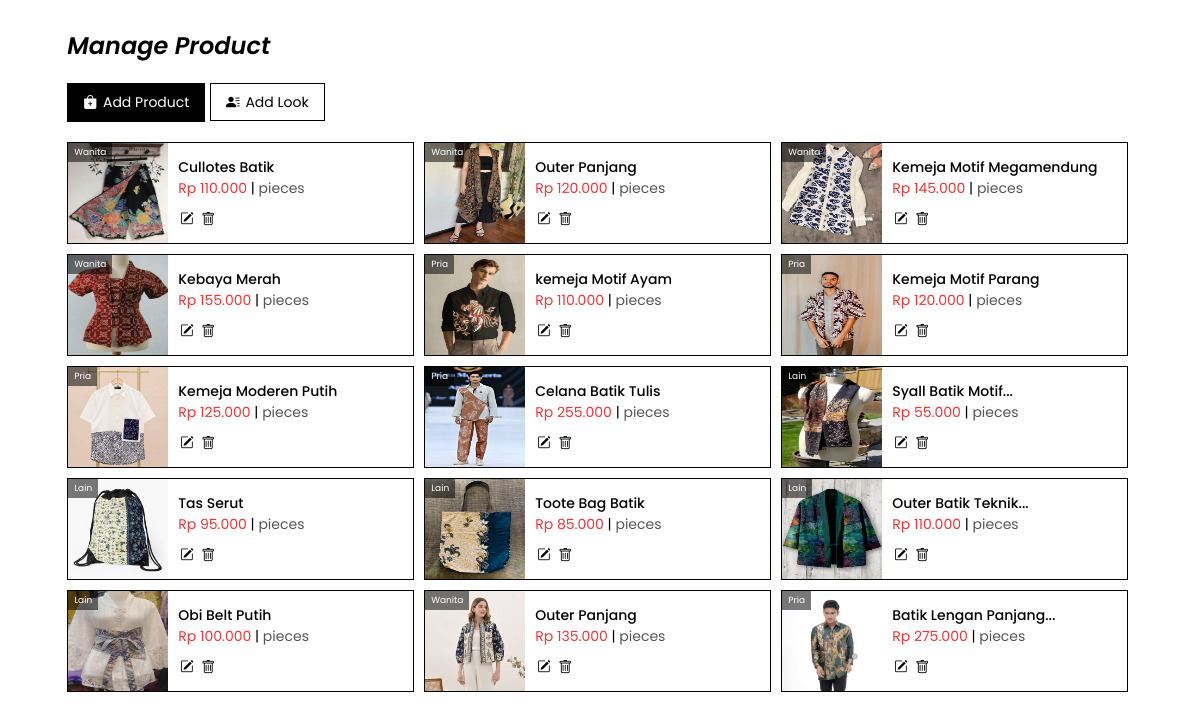
The app's page /seller/manage_product.php (signed in) with its own data.
### tables this page shows
CREATE TABLE `produk` (
  `id` int(11) NOT NULL,
  `nama` varchar(150) NOT NULL,
  `kategori` varchar(50) NOT NULL,
  `harga` decimal(10,2) NOT NULL,
  `deskripsi` varchar(1000) NOT NULL,
  `stok` int(11) NOT NULL,
  `gambar` varchar(255) NOT NULL,
  `waktutambah` timestamp NOT NULL DEFAULT current_timestamp() ON UPDATE current_timestamp()
);

### seller/manage_product.php (the view, shortened to what this page needs)
<?php
include 'config.php';
$sql = "SELECT * FROM produk ORDER BY id DESC";
$products = [];
$result = mysqli_query($conn, $sql);
while ($product = mysqli_fetch_assoc($result)) {
    $product_id = $product['id'];
    $sizes = mysqli_query($conn, "SELECT ukuran, stok FROM produk_ukuran WHERE produk_id = $product_id");
    $product['ukuran_stok'] = [];
    while ($row = mysqli_fetch_assoc($sizes)) {
        $product['ukuran_stok'][] = $row;
    }
    $products[] = $product;
}
?>
<!DOCTYPE html>
<html lang="en">
<head>
    <link rel="stylesheet" href="https://cdn.jsdelivr.net/npm/bootstrap-icons@1.10.5/font/bootstrap-icons.css">
    <link rel="stylesheet" href="https://cdnjs.cloudflare.com/ajax/libs/font-awesome/5.15.3/css/all.min.css">
    <link rel="stylesheet" href="style/mng_product.css">
</head>
<body>
    <div class="container">
        <h2>Manage Product</h2>
        <button id="openForm" class="btn-add"><i class="bi bi-bag-plus-fill"></i> Add Product</button>
        <a href="add_look.php" class="btn-addlook"><i class="bi bi-person-lines-fill"></i> Add Look</a>
        <div class="products-box">
            <?php foreach ($products as $p) { ?>
                <div class="box-product">
                    <img src="../uploads/<?= $p['gambar']; ?>" alt="<?= $p['nama'] ?>" class="image">
                    <div class="text">
                        <ul>
                            <li style="font-weight: 500;">
                                <?php $words = explode(" ", $p['nama']);
                                $nama = count($words) > 3 ? implode(" ", array_slice($words, 0, 3)) . "..." : $p['nama'];
                                echo $nama; ?>
                            </li>
                            <li style="color:rgba(255, 0, 0, 0.81);">
                                Rp <?= number_format($p['harga'], 0, ',', '.'); ?>
                                <span style="color: black;"> | </span>
                                <span style="color:rgb(86, 86, 86);">
                                    <?php
                                    $stok_query = $conn->prepare("SELECT SUM(stok) as total_stok FROM produk_ukuran WHERE produk_id = ?");
                                    $stok_query->bind_param("i", $p['id']);
                                    $stok_query->execute();
                                    $stok_result = $stok_query->get_result()->fetch_assoc();
                                    $p['stok'] = $stok_result['total_stok'] ?? 0;
                                    ?> pieces
                                </span>
                            </li>
                            <li style="margin-top: 10px;">
                                <button class="openEditForm" data-id="<?= $p['id'] ?>"><i class="bi bi-pencil-square"></i></button>
                                <a href="deleteproduk.php?id=<?= $p['id'] ?>" onclick="return confirm('Yakin hapus <?= htmlspecialchars($p['nama'], ENT_QUOTES) ?>?')">
                                    <i class="bi bi-trash"></i>
                                </a>
                            </li>
                        </ul>
                        <p class="kategori"><?= $p['kategori']; ?></p>
                    </div>
                </div>
            <?php } ?>
        </div>
    </div>
</body>
</html>

### seller/style/mng_product.css (style rules this page uses)
body { display: flex; justify-content: center; height: 100vh; font-family: Poppins, sans-serif; }
.container { width: 90%; height: fit-content; }
.container h2 { font-weight: 600; font-style: italic; }
.products-box { display: flex; flex-wrap: wrap; gap: 10px; padding-bottom: 50px; margin-top: 20px; cursor: default; }
.box-product { width: 345px; height: 100px; display: flex; font-size: 14px; border: 1px solid #000000; }
.image { width: 100px; }
.kategori { position: absolute; margin-top: -101px; margin-left: -100px; font-size: 9px; color: rgb(255, 255, 255); padding: 3px 6px; background-color: #00000085; }

### seller/manage_product.php (style rules this page uses)
.btn-addlook { background-color: #ffffff; color: rgb(0, 0, 0); font-size: 14px; font-family: Poppins, static; text-decoration: none; padding: 8px 15px; cursor: pointer; border: 1px solid #000; transition: 0.3s ease-in-out; }
.btn-addlook i { padding-right: 2px; }

### records on screen
produk: gambar (picture), nama "Cullotes Batik", harga "110.000", kategori "Wanita"
produk: gambar (picture), nama "Outer Panjang", harga "120.000", kategori "Wanita"
produk: gambar (picture), nama "Kemeja Motif Megamendung", harga "145.000", kategori "Wanita"
produk: gambar (picture), nama "Kebaya Merah", harga "155.000", kategori "Wanita"
produk: gambar (picture), nama "kemeja Motif Ayam", harga "110.000", kategori "Pria"
produk: gambar (picture), nama "Kemeja Motif Parang", harga "120.000", kategori "Pria"
produk: gambar (picture), nama "Kemeja Moderen Putih", harga "125.000", kategori "Pria"
produk: gambar (picture), nama "Celana Batik Tulis", harga "255.000", kategori "Pria"
produk: gambar (picture), nama "Syall Batik Motif...", harga "55.000", kategori "Lain"
produk: gambar (picture), nama "Tas Serut", harga "95.000", kategori "Lain"
produk: gambar (picture), nama "Toote Bag Batik", harga "85.000", kategori "Lain"
produk: gambar (picture), nama "Outer Batik Teknik...", harga "110.000", kategori "Lain"
produk: gambar (picture), nama "Obi Belt Putih", harga "100.000", kategori "Lain"
produk: gambar (picture), nama "Outer Panjang", harga "135.000", kategori "Wanita"
produk: gambar (picture), nama "Batik Lengan Panjang...", harga "275.000", kategori "Pria"
